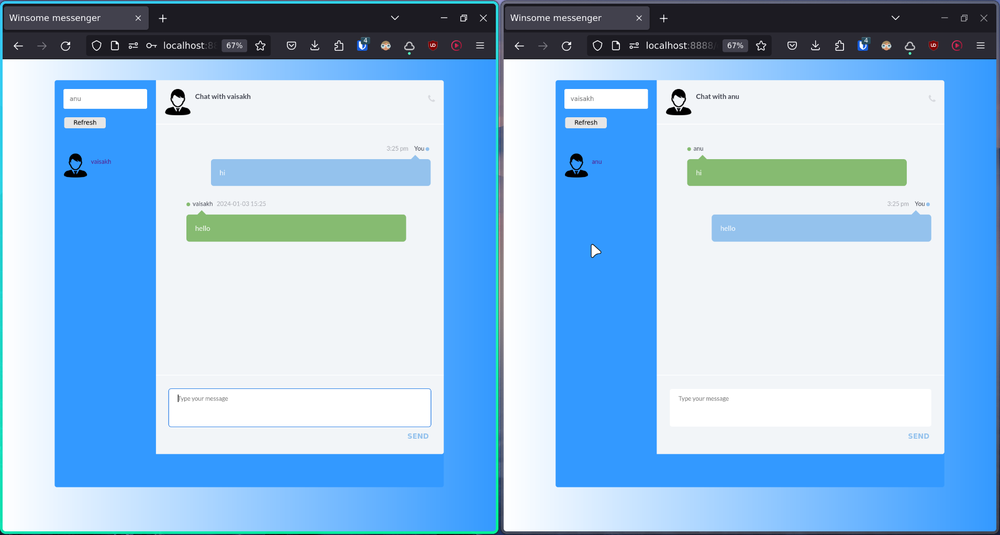
#> input picture winsome.png, 1000 x 535 px, shrunk from 1910 x 1022 before the run
$ python temp.py
#> lines starting #> are read from the running program, lines starting #| are printed output that depends on the picture; after the words box and inside, x2 and y2 are one past the last pixel; in counts of white or black regions, pixels touching at a corner belong together; long printed decimals are rounded
import cv2
import numpy as np

def find_buttons_and_boxes(image_path):
    # Read the input image
#> called with image_path = './winsome.png'
    image = cv2.imread(image_path)
#> image is the input picture: shape (535, 1000, 3); mean B, G, R 224.3, 190.4, 152.8

    # Convert the image to grayscale
    gray = cv2.cvtColor(image, cv2.COLOR_BGR2GRAY)
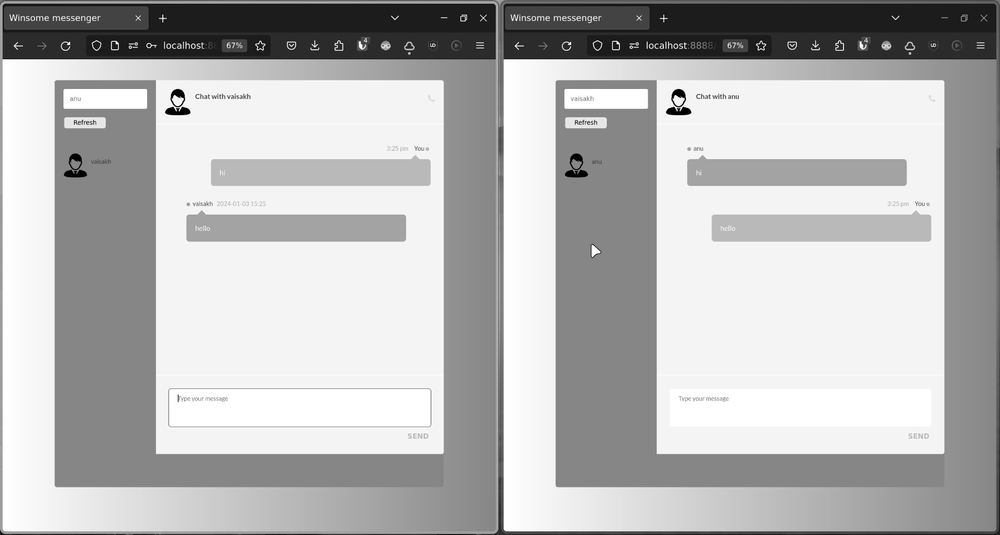
#> gray: shape (535, 1000); min 0, max 255, mean 182.9

    # Apply adaptive thresholding to deal with variations in lighting
    _, thresh = cv2.threshold(gray, 0, 255, cv2.THRESH_BINARY + cv2.THRESH_OTSU)
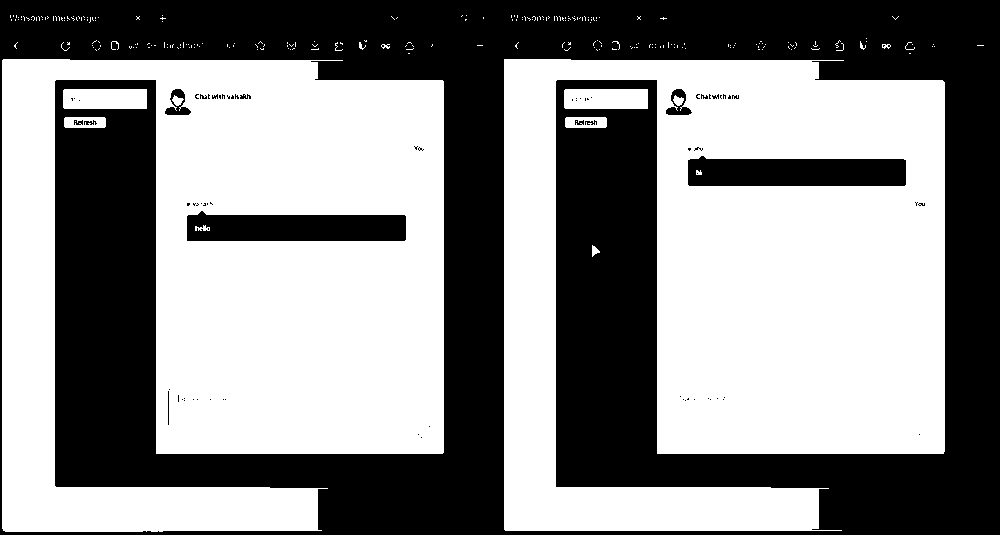
#> thresh: shape (535, 1000); 54.4% white; 78 black regions (64 under 20 px), largest, box (x1, y1, x2, y2) and area: (0, 0, 1000, 535) 231028, (688, 156, 906, 186) 5870, (187, 211, 406, 241) 5655

    cv2.imwrite(output_path+"gray.png", gray)

    # Use Canny edge detector to find edges
    #edges = cv2.Canny(thresh, 50, 150)
    edges = cv2.Canny(gray, 100, 300)
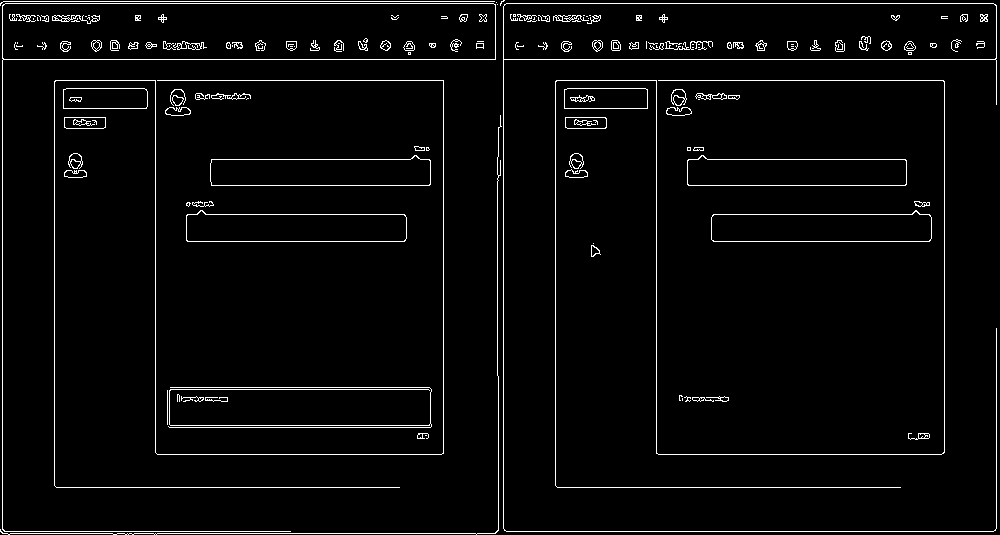
#> edges: shape (535, 1000); 3.4% white in thin lines or dots
    cv2.imwrite(output_path+"edges.png", edges)

    # Find contours in the edged image
    contours, _ = cv2.findContours(edges.copy(), cv2.RETR_EXTERNAL, cv2.CHAIN_APPROX_SIMPLE)
#> contours = 54 contours, 24 with area under 20; largest, box (x1, y1, x2, y2) and area: (2, 3, 496, 532) 27606, (503, 3, 997, 532) 27602, (186, 210, 407, 242) 5957, (711, 210, 932, 242) 5949, (210, 155, 431, 186) 5736

    buttons_and_boxes = []

    for i, cnt in enumerate(contours):
        epsilon = 0.04 * cv2.arcLength(cnt, False)
        print("e-",cv2.arcLength(cnt, False))
        #approx = cv2.approxPolyDP(cnt, epsilon, True)
        approx = cv2.convexHull(cnt, epsilon, True)
        x, y, w, h = cv2.boundingRect(approx)
        buttons_and_boxes.append((i + 1, approx, (x, y)))
#> this loop made 54 passes
#> (epsilon, x, y, w, h) on passes 2, 3, 5, 6, 7, 8, 9, 10, 11, 13, 14, 15: (2.67, 908, 433, 22, 7), (1.48, 417, 433, 12, 6), (1.95, 692, 397, 22, 5), (3.6, 205, 397, 23, 5), (2.37, 706, 396, 23, 6), (1.22, 684, 396, 7, 6), (3.65, 181, 396, 23, 6), (0.626, 679, 395, 4, 6), (1.17, 177, 394, 3, 8), (79.28, 168, 387, 264, 41), (1.37, 591, 245, 10, 12), (0, 593, 243, 1, 1)
#> (epsilon, approx, x, y, w, h) on passes 1, 4, 12, 28, 36: (0.04, [[425, 435], [426, 435]], 425, 435, 2, 1), (0.08, [[682, 398], [682, 400]], 682, 398, 1, 3), (1.36, [[167, 390], [167, 424]], 167, 390, 1, 35), (0.36, [[687, 147], [687, 150], [690, 150], [690, 147]], 687, 147, 4, 4), (0.04, [[698, 99], [699, 99]], 698, 99, 2, 1)
#| e- 1.0
#| e- 66.799
#| e- 36.899
#| e- 2.0
#| e- 48.627
#| e- 90.042
#| e- 59.314
#| e- 30.385
#> (further printed lines are left out)
#> after the loop, buttons_and_boxes = 54 items


    # [15 lines of commented-out code are left out]

    return buttons_and_boxes

def draw_elements(image, elements):
    # Draw the detected elements on the image
    for label, element, _ in elements:
        cv2.polylines(image, [element], True, (0, 255, 0), 2)
        font = cv2.FONT_HERSHEY_SIMPLEX
        cv2.putText(image, str(label), (element[0][0][0], element[0][0][1]), font, 0.5, (0, 0, 255), 2, cv2.LINE_AA)

def save_image_with_elements(image_path, output_path, elements):
    image = cv2.imread(image_path)
    draw_elements(image, elements)

    # Save the image with detected elements
    cv2.imwrite(output_path, image)

def print_element_positions(elements):
    print("Label\tX\tY")
    for label, _, (x, y) in elements:
        print(f"{label}\t{x}\t{y}")

if __name__ == "__main__":
    image_path = "./winsome.png"
    output_path = "./hello.png"

    detected_elements = find_buttons_and_boxes(image_path)
#> detected_elements = 54 items
    print(f"Number of detected elements: {len(detected_elements)}")
#| Number of detected elements: 54

    save_image_with_elements(image_path, output_path, detected_elements)
#> the loop in draw_elements, `for label, element, _ in elements:` made 54 passes
#> element on passes 1, 4, 12, 15, 28, 36, 37, 49, 52: [[425, 435], [426, 435]], [[682, 398], [682, 400]], [[167, 390], [167, 424]], [[593, 243]], [[687, 147], [687, 150], [690, 150], [690, 147]], [[698, 99], [699, 99]], [[247, 98], [246, 99], [248, 98]], [[497, 4]], [[496, 2]]
#> after the loop in draw_elements, `for label, element, _ in elements:`:
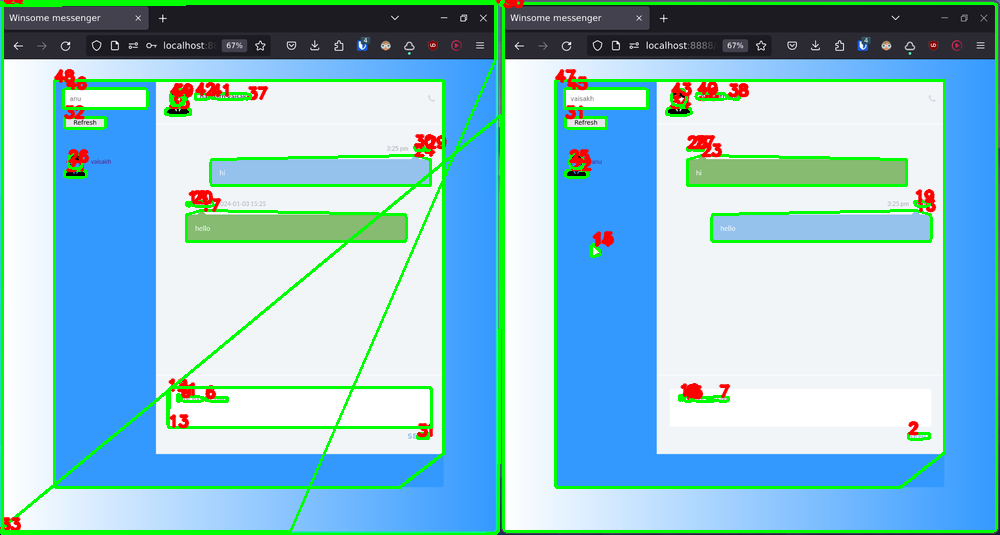
#> image: shape (535, 1000, 3); 8.55% of pixels changed, all inside (x1, y1, x2, y2) = (0, 0, 998, 535)
    print(f"Result saved to {output_path}")

    print_element_positions(detected_elements)
#> the loop in print_element_positions, `for label, _, (x, y) in elements:` made 54 passes
#> (x, y) on passes 1 to 12: (425, 435), (908, 433), (417, 433), (682, 398), (692, 397), (205, 397), (706, 396), (684, 396), (181, 396), (679, 395), (177, 394), (167, 390)
#| 1	425	435
#| 2	908	433
#| 3	417	433
#| 4	682	398
#| 5	692	397
#| 6	205	397
#| 7	706	396
#| 8	684	396
#> (further printed lines are left out)
